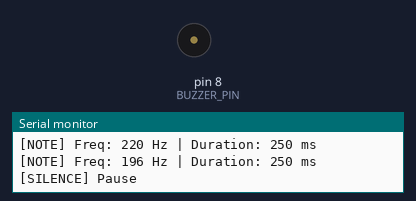
Bench run of a sketch on a simulated Arduino Uno, built with avr-gcc and run on an emulated ATmega328P. On the bench: buzzer (waves = sounding), the last lines printed to the serial monitor.

Above: at 1.5 s.
At 6.5 s:
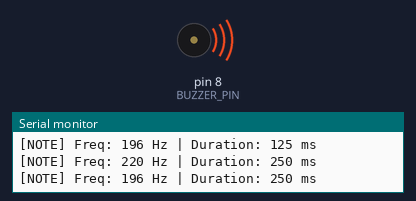
Timing chart, 0 to 7.0 s (numbered marks = the images above):
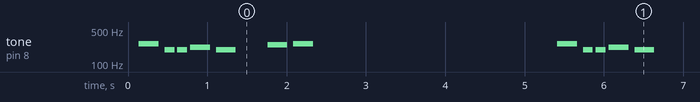

The sketch:

Day_10_Buzzer_Melody.ino
```cpp
/*
 * 100 Projects with Arduino - Day 10
 * Project: Active vs. Passive Buzzer Melody & Rhythm Player
 *
 * DESCRIPTION:
 * This project demonstrates how to interface buzzers with the Arduino. Because there is a
 * critical hardware difference between Active and Passive buzzers, this project is designed
 * with a Dual-Mode configuration flag:
 * 1. Active Buzzer Mode: Outputs a non-blocking rhythmic alarm cadence (using digitalWrite).
 * 2. Passive Buzzer Mode: Outputs a real frequency-pitched melody (using the tone() function).
 *
 * HARDWARE THEORY:
 * - Active Buzzer: Contains an internal oscillator. When given a steady 5V DC, it immediately
 *   vibrates at a pre-set fixed frequency (approx 2.5 kHz). You can only control its timing
 *   (ON/OFF rhythm), not its pitch.
 * - Passive Buzzer: Does not contain an internal oscillator. It acts like a tiny speaker.
 *   It requires an AC square wave from the Arduino to flex its piezoelectric disc. By changing the
 *   frequency of the square wave, we control the pitch of the note.
 *
 * WIRING:
 * - Buzzer Positive (+) -> 100 Ohm Resistor -> Arduino Pin 8
 * - Buzzer Negative (-) -> Arduino GND
 * Note: A 100 Ohm resistor in series with the buzzer reduces current consumption and lowers the
 * volume to a comfortable testing level.
 */

// --- CONFIGURATION: SELECT YOUR BUZZER TYPE ---
// Set to 'false' if you have an Active Buzzer (fixed pitch alarm rhythm).
// Set to 'true' if you have a Passive Buzzer (multi-tone musical melody).
#define IS_PASSIVE_BUZZER true

// --- PIN DEFINITIONS ---
const int BUZZER_PIN = 8;  // Digital output pin driving the buzzer

// --- PASSIVE BUZZER MELODY DATA ---
#if IS_PASSIVE_BUZZER
// Musical Note Frequencies in Hz
#define NOTE_C4 262
#define NOTE_G3 196
#define NOTE_A3 220
#define NOTE_B3 247
#define NOTE_C5 523

// Note frequencies sequence (classic "Success!" game sound)
const int melody[] = {NOTE_C4, NOTE_G3, NOTE_G3, NOTE_A3, NOTE_G3, 0, NOTE_B3, NOTE_C4};

// Note durations: 4 = quarter note, 8 = eighth note, etc.
const int noteDurations[] = {4, 8, 8, 4, 4, 4, 4, 4};

const int totalNotes = sizeof(melody) / sizeof(melody[0]);
#endif

// --- STATE VARIABLES ---
int currentStep = 0;                    // Tracks the current note or rhythm step
unsigned long stepStartTime = 0;        // Timestamp when current step started
unsigned long currentStepDuration = 0;  // Calculated duration of current step

void setup() {
  // Initialize Serial Monitor
  Serial.begin(9600);

  pinMode(BUZZER_PIN, OUTPUT);

  Serial.println("==================================================");
  Serial.println("Day 10: Active/Passive Buzzer Melody & Rhythm");
  Serial.println("==================================================");

#if IS_PASSIVE_BUZZER
  Serial.println("Mode: PASSIVE BUZZER (Playing Pitch Melody)");
#else
  Serial.println("Mode: ACTIVE BUZZER (Playing Rhythmic Cadence)");
#endif

  // Start the first step
  startStep(0);
}

void loop() {
  unsigned long currentTime = millis();

  // Check if the current note/rhythm duration has elapsed
  if (currentTime - stepStartTime >= currentStepDuration) {
    currentStep++;

    // Determine total steps based on active mode
    int maxSteps = 0;
#if IS_PASSIVE_BUZZER
    maxSteps = totalNotes + 1;  // +1 to add a pause at the end of the song
#else
    maxSteps = 6;  // Rhythmic alarm pattern has 6 steps
#endif

    if (currentStep >= maxSteps) {
      currentStep = 0;
      Serial.println("--- Restarting Sequence ---");
    }

    startStep(currentStep);
  }

  // Completely non-blocking! You can read sensors or run motor control loops here.
}

/**
 * Starts a specific note or rhythmic pulse in our sequence.
 */
void startStep(int stepIndex) {
  stepStartTime = millis();

#if IS_PASSIVE_BUZZER
  // --- PASSIVE BUZZER MELODY LOGIC ---
  if (stepIndex < totalNotes) {
    int note = melody[stepIndex];
    // Calculate note duration: 1000ms divided by the note type (e.g. quarter = 1000/4 = 250ms)
    currentStepDuration = 1000 / noteDurations[stepIndex];

    if (note == 0) {
      noTone(BUZZER_PIN);
      Serial.println("[SILENCE] Pause");
    } else {
      // tone(pin, frequency, duration)
      tone(BUZZER_PIN, note, currentStepDuration);
      Serial.print("[NOTE] Freq: ");
      Serial.print(note);
      Serial.print(" Hz | Duration: ");
      Serial.print(currentStepDuration);
      Serial.println(" ms");
    }
    // Add a 30% gap between notes to distinguish them clearly
    currentStepDuration = currentStepDuration * 1.30;
  } else {
    // Song is done. Pause for 3 seconds before looping
    noTone(BUZZER_PIN);
    currentStepDuration = 3000;
    Serial.println("[PAUSE] Ending Song Rest...");
  }

#else
  // --- ACTIVE BUZZER RHYTHMIC LOGIC (Dual tone alarm beep) ---
  // We alternate ON/OFF states with different duration to create a custom alarm
  switch (stepIndex) {
    case 0:
      digitalWrite(BUZZER_PIN, HIGH);
      currentStepDuration = 150;  // Quick beep
      Serial.println("[BEEP] High pulse - 150ms");
      break;
    case 1:
      digitalWrite(BUZZER_PIN, LOW);
      currentStepDuration = 100;  // Silence
      break;
    case 2:
      digitalWrite(BUZZER_PIN, HIGH);
      currentStepDuration = 150;  // Quick beep
      Serial.println("[BEEP] High pulse - 150ms");
      break;
    case 3:
      digitalWrite(BUZZER_PIN, LOW);
      currentStepDuration = 400;  // Longer silence
      break;
    case 4:
      digitalWrite(BUZZER_PIN, HIGH);
      currentStepDuration = 600;  // Long alert blast
      Serial.println("[BLAST] High pulse - 600ms");
      break;
    case 5:
      digitalWrite(BUZZER_PIN, LOW);
      currentStepDuration = 2000;  // Rest before repeating
      Serial.println("[REST] Silent pause - 2000ms");
      break;
  }
#endif
}
```

Measured:
- by itself, tone on pin 8 (BUZZER_PIN): repeats every 5.3 s: silent 0.08 s, 2 × (196 Hz 0.13 s, silent 0.04 s), 220 Hz 0.25 s, silent 0.07 s, 196 Hz 0.25 s, silent 0.40 s, 247 Hz 0.25 s, silent 0.08 s, 262 Hz 0.25 s, silent 3.1 s, 262 Hz 0.25 s
